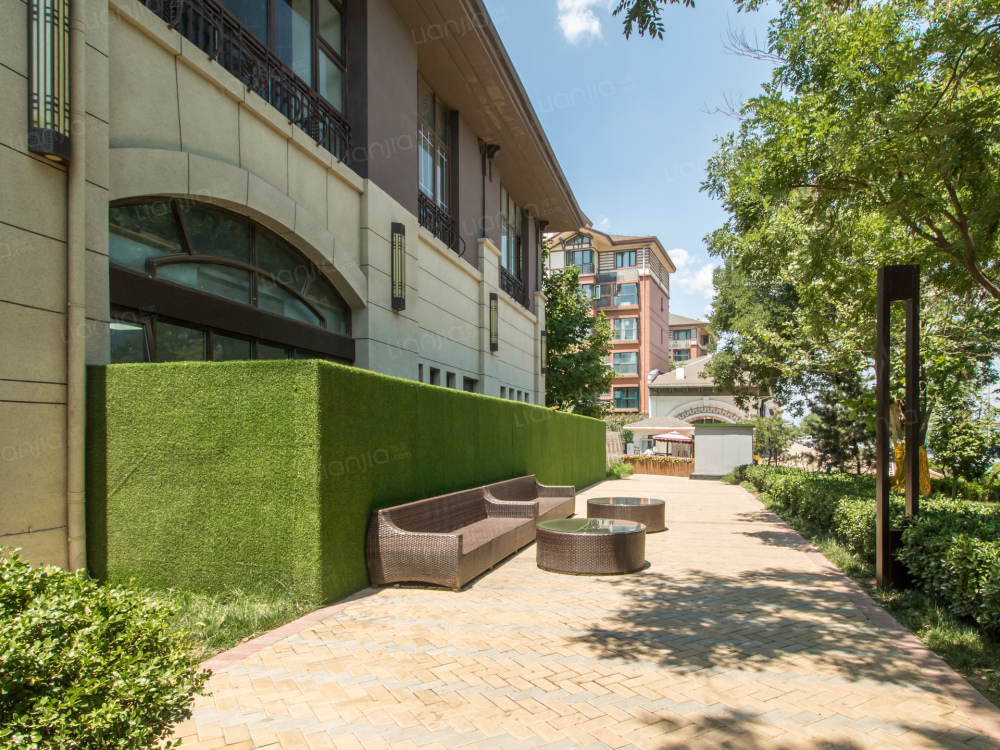
#> input picture images/lianjia.jpg, 1000 x 750 px, found by its file name
$ python testGaussianBlur.py
#> lines starting #> are read from the running program, lines starting #| are printed output that depends on the picture
#encoding=utf-8

import cv2
import numpy as np

image = cv2.imread('lianjia.jpg')
#> image is the input picture: shape (750, 1000, 3); mean B, G, R 99, 130.1, 129.3
# [11 lines of commented-out code are left out]
print(image.shape)
#| (750, 1000, 3)
mini = cv2.resize(image,(image.shape[0]/5,image.shape[1]/5))
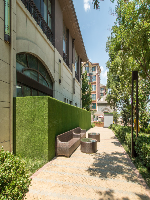
#> mini: shape (200, 150, 3); mean B, G, R 99.1, 130.2, 129.2
cv2.imshow('minimage',mini)
rebigger = cv2.resize(mini,(mini.shape[0]*5,mini.shape[1]*5))
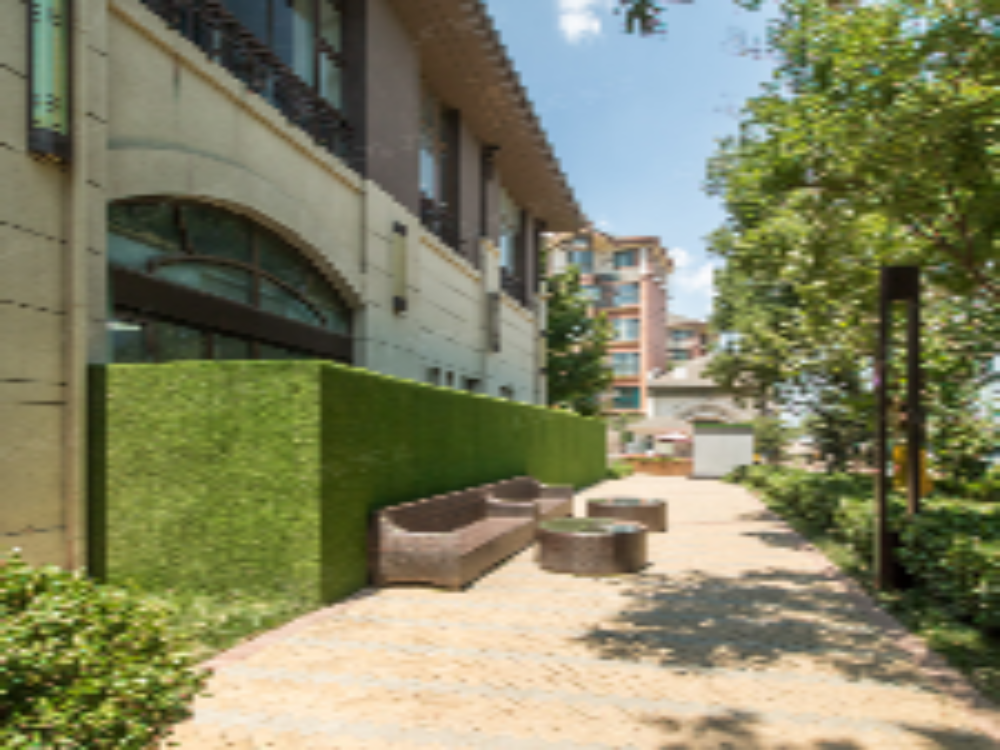
#> rebigger: shape (750, 1000, 3); mean B, G, R 99, 130.1, 129.1
cv2.imshow('rebigger',rebigger)

cv2.waitKey(0)

$ run again, with images/anjuke.jpg copied over images/lianjia.jpg
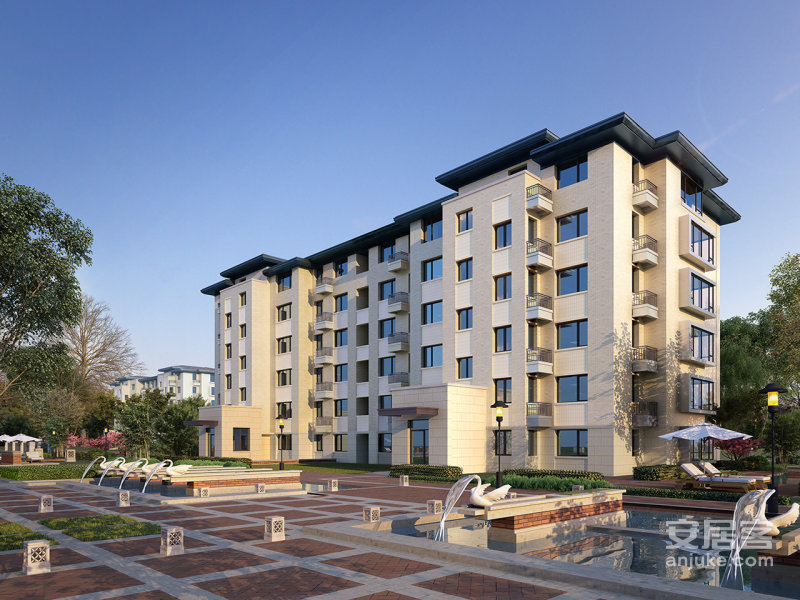
#> input picture images/anjuke.jpg, 800 x 600 px, found by its file name
#> image is the input picture: shape (600, 800, 3); mean B, G, R 145.7, 130.9, 124.1
#| (600, 800, 3)
#> `mini = cv2.resize(image,(image.shape[0]/5,image.shape[1]/5))`:
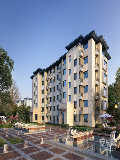
#> mini: shape (160, 120, 3); mean B, G, R 145.7, 130.8, 124.1
#> `rebigger = cv2.resize(mini,(mini.shape[0]*5,mini.shape[1]*5))`:
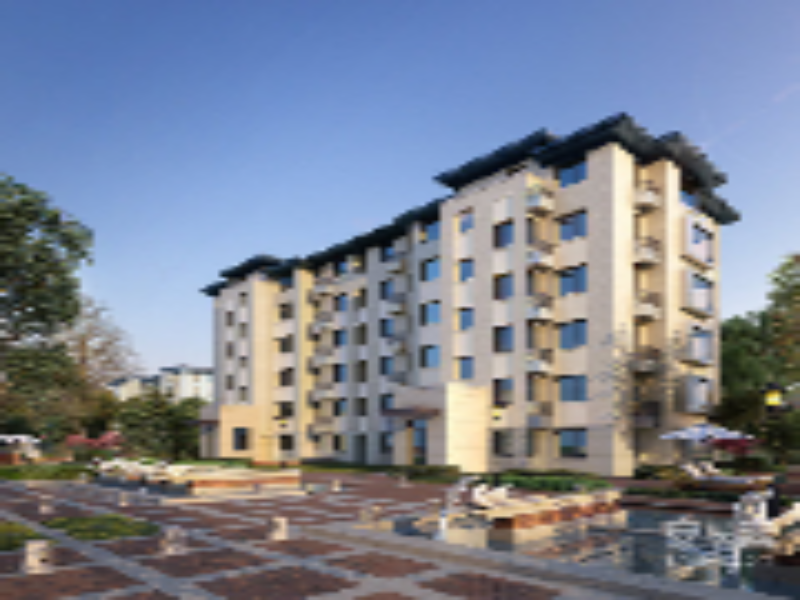
#> rebigger: shape (600, 800, 3); mean B, G, R 145.6, 130.7, 123.9

$ run again, with images/fangtianxia2.jpg copied over images/lianjia.jpg
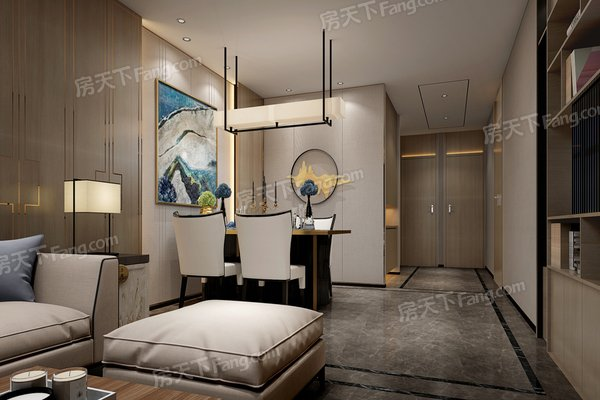
#> input picture images/fangtianxia2.jpg, 600 x 400 px, found by its file name
#> image is the input picture: shape (400, 600, 3); mean B, G, R 89.6, 102.1, 114.5
#| (400, 600, 3)
#> `mini = cv2.resize(image,(image.shape[0]/5,image.shape[1]/5))`:
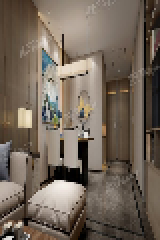
#> mini: shape (120, 80, 3) (shown 2 times larger); mean B, G, R 89.9, 102.3, 114.8
#> `rebigger = cv2.resize(mini,(mini.shape[0]*5,mini.shape[1]*5))`:
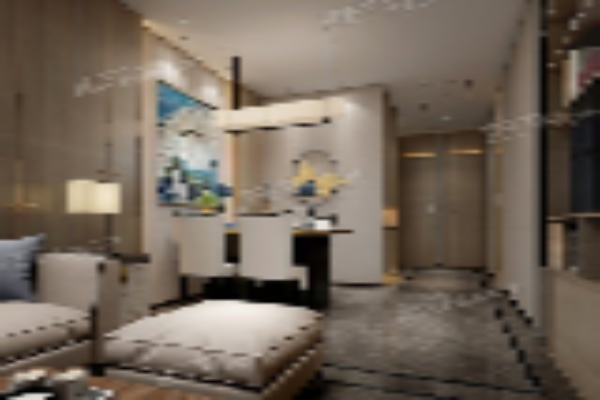
#> rebigger: shape (400, 600, 3); mean B, G, R 89.8, 102.2, 114.6
